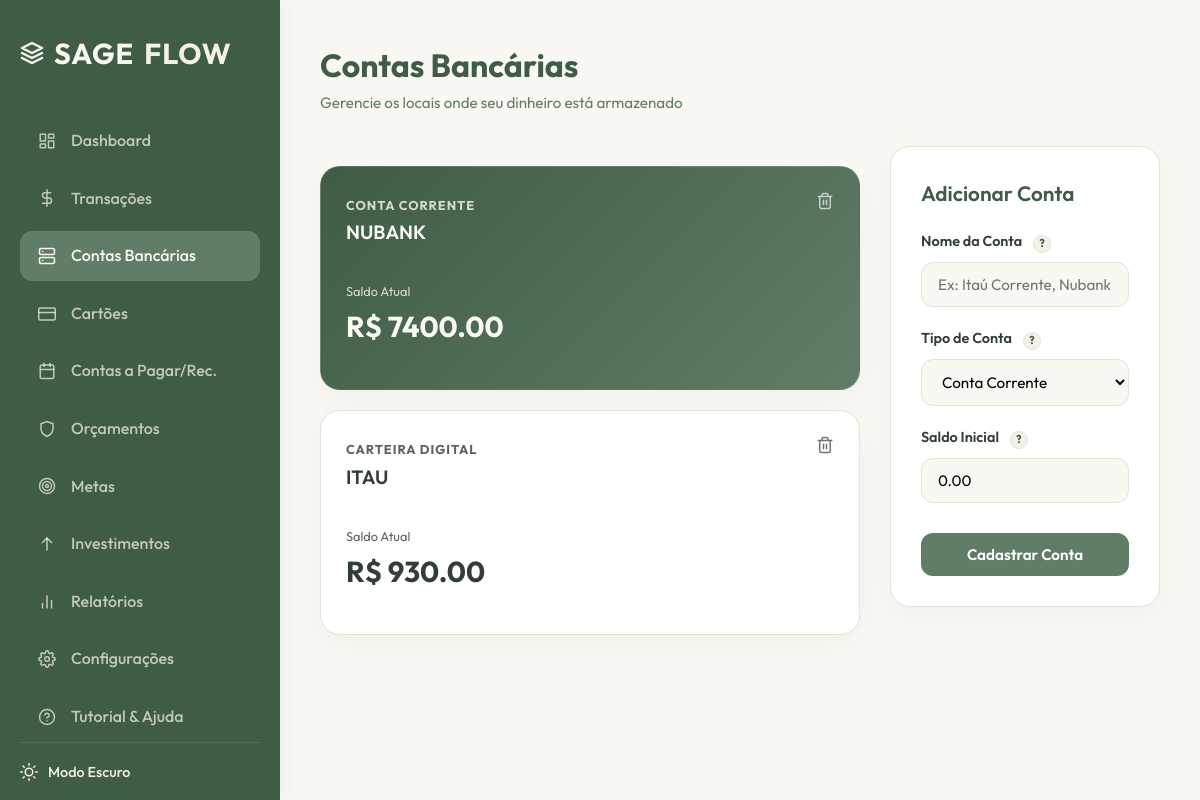
The page /accounts/ (signed in) on the database its author committed.
### app/models.py (models this page shows)
class Account(db.Model):
    __tablename__ = 'accounts'
    id = db.Column(db.Integer, primary_key=True)
    user_id = db.Column(db.Integer, db.ForeignKey('users.id'), nullable=False)
    name = db.Column(db.String(100), nullable=False)
    type = db.Column(db.String(50), nullable=False)  # Conta Corrente, Poupança, Carteira Digital
    balance = db.Column(db.Float, default=0.0, nullable=False)
    currency = db.Column(db.String(10), default='BRL', nullable=False)
    transactions = db.relationship('Transaction', foreign_keys='Transaction.account_id', backref='account', lazy=True)
    transfers_to = db.relationship('Transaction', foreign_keys='Transaction.destination_account_id', backref='destination_account', lazy=True)

### app/routes/accounts.py (the view)
@accounts_bp.route('/')
@login_required
def index():
    accounts = Account.query.filter_by(user_id=current_user.id).all()
    return render_template('accounts.html', accounts=accounts)

### app/templates/accounts.html (shortened to what this page needs)
{% extends 'base.html' %}
{% block content %}
<div class="page-header">
    <div class="page-title">
        <h2>Contas Bancárias</h2>
        <p>Gerencie os locais onde seu dinheiro está armazenado</p>
    </div>
</div>
<div class="section-grid">
    <div>
        <div class="cards-grid">
            {% if accounts %}
                {% for account in accounts %}
                    <div class="bank-card {% if loop.index % 2 == 0 %}light{% endif %}">
                        <div class="bank-card-header">
                            <div>
                                <span class="bank-card-type">{{ account.type }}</span>
                                <h4 class="bank-card-name">{{ account.name }}</h4>
                            </div>
                            <form action="{{ url_for('accounts.delete', id=account.id) }}" method="POST" onsubmit="return confirm('Tem certeza que deseja excluir esta conta? Isso removerá as transações vinculadas.');">
                                <button type="submit" style="background: none; border: none; cursor: pointer; color: inherit; opacity: 0.7;">
                                </button>
                            </form>
                        </div>
                        <div>
                            <span class="bank-card-balance-label">Saldo Atual</span>
                            <div class="bank-card-balance">R$ {{ "%.2f"|format(account.balance) }}</div>
                        </div>
                    </div>
                {% endfor %}
            {% endif %}
        </div>
    </div>
    <div class="content-card" style="height: fit-content;">
        <h3>Adicionar Conta</h3>
        <form action="{{ url_for('accounts.add') }}" method="POST">
            <div class="form-group">
                <label for="name" class="form-label">Nome da Conta <div class="tooltip"><span class="help-badge">?</span><span class="tooltiptext">Identificação da conta bancária (ex: Itaú Corrente, Nubank Guardado).</span></div></label>
                <input type="text" id="name" name="name" class="form-control" placeholder="Ex: Itaú Corrente, Nubank Poupança" required>
            </div>
            <div class="form-group">
                <label for="type" class="form-label">Tipo de Conta <div class="tooltip"><span class="help-badge">?</span><span class="tooltiptext">Selecione o tipo de conta para controle e organização interna.</span></div></label>
                <select id="type" name="type" class="form-control" required>
                    <option value="Conta Corrente">Conta Corrente</option>
                </select>
            </div>
            <div class="form-group">
                <label for="balance" class="form-label">Saldo Inicial <div class="tooltip"><span class="help-badge">?</span><span class="tooltiptext">O saldo real da sua conta física hoje para iniciar os registros.</span></div></label>
                <input type="number" id="balance" name="balance" class="form-control" step="0.01" value="0.00" required>
            </div>
            <button type="submit" class="btn btn-primary" style="width: 100%; margin-top: 10px;">Cadastrar Conta</button>
        </form>
    </div>
</div>
{% endblock %}

### app/static/css/style.css (style rules this page uses)
:root { --color-sage: #5F7D67; --color-dark-green: #3F5C45; --color-beige: #F5F1E8; --color-off-white: #FAF8F3; --color-light-gray: #E5E2DA; --color-dark-gray: #333d37; --color-card-bg: #ffffff; --color-accent-green: #4E6E58; --color-danger: #d9534f; --color-success: #5cb85c; --color-info: #5bc0de; --color-warning: #f0ad4e; --font-primary: 'Outfit', sans-serif; --border-radius-sm: 8px; --border-radius-md: 12px; --border-radius-lg: 20px; --box-shadow: 0 8px 30px rgba(0, 0, 0, 0.04); --box-shadow-hover: 0 12px 40px rgba(0, 0, 0, 0.08); --transition: all 0.3s cubic-bezier(0.25, 0.8, 0.25, 1); }
* { box-sizing: border-box; margin: 0; padding: 0; }
body { font-family: var(--font-primary); background-color: var(--color-off-white); color: var(--color-dark-gray); line-height: 1.6; overflow-x: hidden; }
.page-header { display: flex; justify-content: space-between; align-items: center; margin-bottom: 30px; }
.page-title h2 { font-size: 2rem; color: var(--color-dark-green); font-weight: 700; }
.page-title p { color: var(--color-sage); font-size: 0.95rem; }
.section-grid { display: grid; grid-template-columns: 2fr 1fr; gap: 30px; margin-bottom: 40px; }
.content-card { background-color: var(--color-card-bg); border-radius: var(--border-radius-lg); padding: 30px; box-shadow: var(--box-shadow); border: 1px solid var(--color-light-gray); }
.content-card h3 { font-size: 1.3rem; color: var(--color-dark-green); margin-bottom: 20px; font-weight: 600; display: flex; justify-content: space-between; align-items: center; }
.form-group { margin-bottom: 20px; }
.form-label { display: block; margin-bottom: 8px; font-weight: 600; font-size: 0.9rem; color: var(--color-dark-gray); }
.form-control { width: 100%; padding: 12px 16px; border-radius: var(--border-radius-md); border: 1px solid var(--color-light-gray); background-color: var(--color-off-white); font-family: var(--font-primary); font-size: 0.95rem; transition: var(--transition); }
.btn { display: inline-flex; align-items: center; justify-content: center; gap: 10px; padding: 12px 24px; border-radius: var(--border-radius-md); font-family: var(--font-primary); font-weight: 600; font-size: 0.95rem; border: none; cursor: pointer; transition: var(--transition); text-decoration: none; }
.btn-primary { background-color: var(--color-sage); color: #ffffff; }
.cards-grid { display: grid; grid-template-columns: repeat(auto-fill, minmax(280px, 1fr)); gap: 20px; margin-top: 20px; }
.bank-card { background: linear-gradient(135deg, var(--color-dark-green) 0%, var(--color-sage) 100%); color: var(--color-off-white); border-radius: var(--border-radius-lg); padding: 25px; position: relative; box-shadow: var(--box-shadow); border: 1px solid rgba(250, 248, 243, 0.1); transition: var(--transition); }
.bank-card.light { background: var(--color-card-bg); color: var(--color-dark-gray); border: 1px solid var(--color-light-gray); }
.bank-card-header { display: flex; justify-content: space-between; align-items: flex-start; margin-bottom: 30px; }
.bank-card-type { font-size: 0.8rem; text-transform: uppercase; font-weight: 700; letter-spacing: 1px; opacity: 0.8; }
.bank-card-name { font-size: 1.2rem; font-weight: 600; }
.bank-card-balance-label { font-size: 0.8rem; opacity: 0.8; }
.bank-card-balance { font-size: 1.8rem; font-weight: 700; margin-bottom: 15px; }
.tooltip { position: relative; display: inline-block; cursor: help; margin-left: 8px; vertical-align: middle; }
.help-badge { display: inline-flex; align-items: center; justify-content: center; width: 18px; height: 18px; background-color: var(--color-beige); color: var(--color-dark-green); border-radius: 50%; font-size: 0.7rem; font-weight: 700; border: 1px solid var(--color-light-gray); transition: var(--transition); }

### rows shown on the page
Account: type "CONTA CORRENTE", name "NUBANK", balance "7400.00"
Account: type "CARTEIRA DIGITAL", name "ITAU", balance "930.00"
